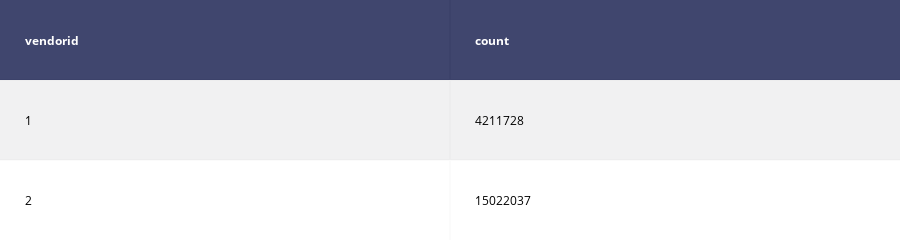

The notebook cell this image was saved under:
### Code cell
#plot using plotly
from plotly import __version__
from plotly.offline import download_plotlyjs, init_notebook_mode, plot, iplot
import plotly.graph_objs as go
import plotly.figure_factory as ff
init_notebook_mode(connected=True)


table = ff.create_table(vendor)
plot(table, filename='vendor_table.html')
iplot(table, filename='vendor_table')

### Figure 1 — Plotly figure (JSON) as saved in the notebook; plotly's stock layout.template omitted (floating-point values rounded to 4 significant figures)
{"data": [{"colorscale": [[0, "#00083e"], [0.5, "#ededee"], [1, "#ffffff"]], "hoverinfo": "none", "opacity": 0.75, "showscale": false, "type": "heatmap", "uid": "affba366-e935-11e8-8152-c8d3ffcdad54", "z": [[0, 0], [0.5, 0.5], [1, 1]]}], "layout": {"annotations": [{"align": "left", "font": {"color": "#ffffff"}, "showarrow": false, "text": "<b>vendorid</b>", "x": -0.45, "xanchor": "left", "xref": "x", "y": 0, "yref": "y"}, {"align": "left", "font": {"color": "#ffffff"}, "showarrow": false, "text": "<b>count</b>", "x": 0.55, "xanchor": "left", "xref": "x", "y": 0, "yref": "y"}, {"align": "left", "font": {"color": "#000000"}, "showarrow": false, "text": "1", "x": -0.45, "xanchor": "left", "xref": "x", "y": 1, "yref": "y"}, {"align": "left", "font": {"color": "#000000"}, "showarrow": false, "text": "4211728", "x": 0.55, "xanchor": "left", "xref": "x", "y": 1, "yref": "y"}, {"align": "left", "font": {"color": "#000000"}, "showarrow": false, "text": "2", "x": -0.45, "xanchor": "left", "xref": "x", "y": 2, "yref": "y"}, {"align": "left", "font": {"color": "#000000"}, "showarrow": false, "text": "15022037", "x": 0.55, "xanchor": "left", "xref": "x", "y": 2, "yref": "y"}], "height": 140, "margin": {"b": 0, "l": 0, "r": 0, "t": 0}, "xaxis": {"dtick": 1, "gridwidth": 2, "showticklabels": false, "tick0": -0.5, "ticks": "", "zeroline": false}, "yaxis": {"autorange": "reversed", "dtick": 1, "gridwidth": 2, "showticklabels": false, "tick0": 0.5, "ticks": "", "zeroline": false}}}
